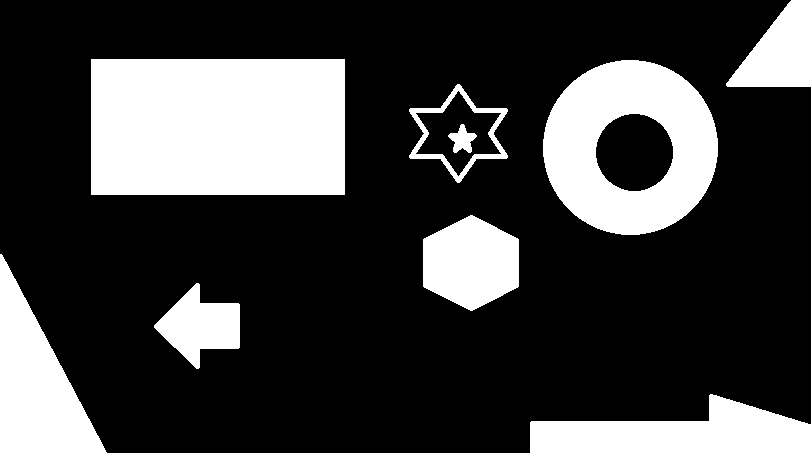
%> input picture lab3/mono_figury.bmp, 811 x 453 px
$ octave lab3_1_1_1.m   (GNU Octave 9; MATLAB toolbox functions it lacks are replaced by stand-ins)
%> lines starting %> are read from the running program, lines starting %| are printed output that depends on the picture; in (x1, y1, x2, y2) boxes, pixels count from 0 and x2, y2 are one past the last pixel; in counts of white or black regions, pixels touching at a corner belong together; the program's own positions count from 1
close all;

img = imread('mono_figury.bmp');
%> img: size 453x811 logical; 25.3% white; 9 white regions, largest, box (x1, y1, x2, y2) and area: (91, 59, 345, 195) 34544, (543, 60, 718, 235) 19399, (0, 254, 107, 453) 10872

without_object_at_edges = clear_edges(img);
%> in clear_edges, `res_img(2:end-1,2:end-1) = false;`: res_img: size 453x811 logical; 0.2% white in thin lines or dots
%> after the loop in clear_edges, `while (1)`:
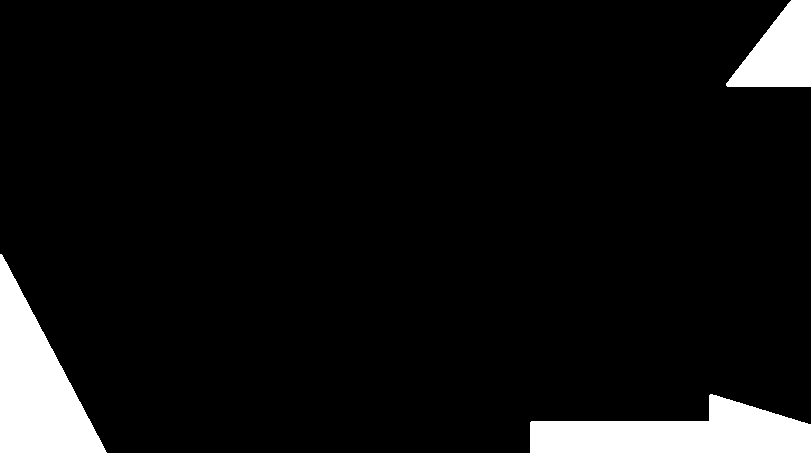
%> res_img: size 453x811 logical; 7% white; 3 white regions, box (x1, y1, x2, y2) and area: (0, 254, 107, 453) 10872, (530, 394, 811, 453) 10235, (726, 0, 811, 87) 4675
%> in clear_edges, `out = bitxor(img_in, res_img);`: out: size 453x811 logical; 18.3% white; 6 white regions, box (x1, y1, x2, y2) and area: (91, 59, 345, 195) 34544, (543, 60, 718, 235) 19399, (423, 215, 519, 311) 6941, (154, 283, 240, 369) 4007, (409, 84, 508, 183) 1715, (448, 124, 477, 153) 443
% imshow(without_object_at_edges);
figure;

filled = bitxor(img, clear_edges(~img));
%> in clear_edges (call 2), `res_img(2:end-1,2:end-1) = false;`: res_img: size 453x811 logical; 0.49% white in thin lines or dots
%> after the loop in clear_edges (call 2), `while (1)`:
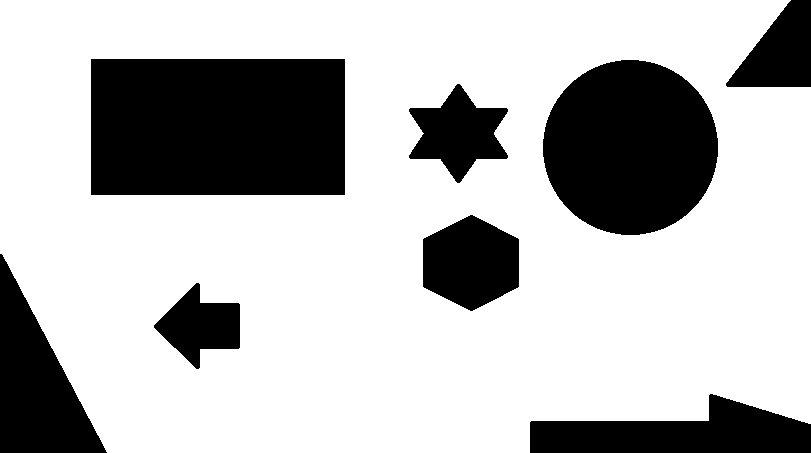
%> res_img: size 453x811 logical; 72.6% white; 8 black regions, largest, box (x1, y1, x2, y2) and area: (91, 59, 345, 195) 34544, (543, 60, 718, 235) 24040, (0, 254, 107, 453) 10872
%> in clear_edges (call 2), `out = bitxor(img_in, res_img);`:
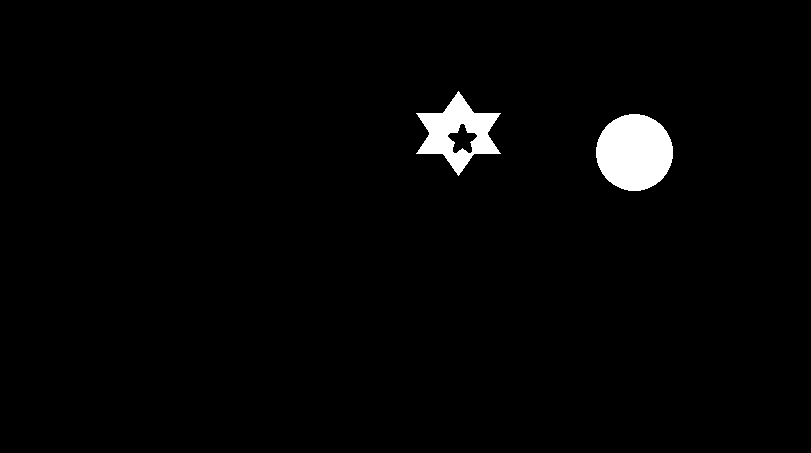
%> out: size 453x811 logical; 2.1% white; 2 white regions, box (x1, y1, x2, y2) and area: (596, 114, 673, 191) 4641, (416, 91, 501, 176) 3181

index_label=bwlabel(clear_edges(img));
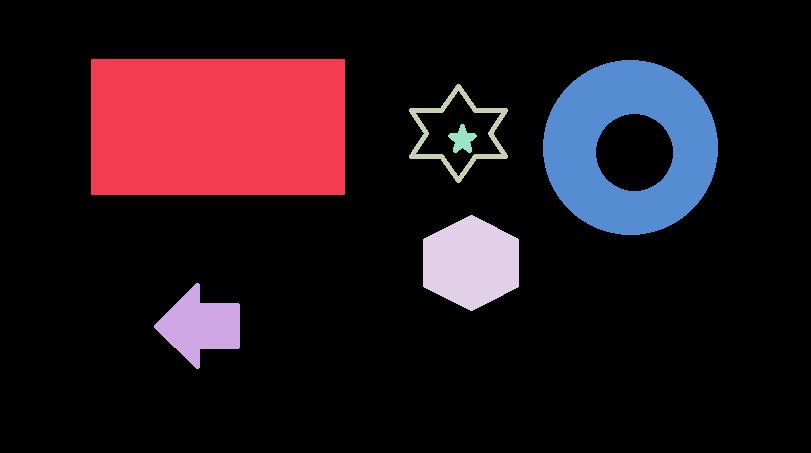
%> index_label: size 453x811 double; 7 distinct labels, from 0 to 6; one colour per label, 0 black

% obrazek=uint8((index_label/8)*256);
B=(index_label==2);
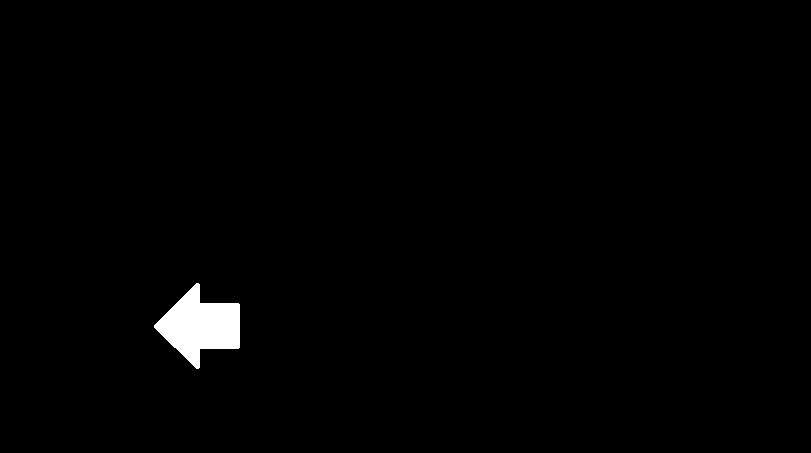
%> B: size 453x811 logical; 1.1% white; 1 white region, box (x1, y1, x2, y2) and area: (154, 283, 240, 369) 4007
pole=sum(B,'all');
%> pole = 4007
X = size(img);
%> X = [453 811]
pole_m=0;
r = randi(numel(index_label),[1,uint32(numel(index_label)*0.1)]);
for n=r
    pole_m = pole_m + index_label(n);
end
%> this loop made 36738 passes
%> pole_m on passes 1 to 3: 0, 0, 0
%> after the loop, pole_m = 19630

 imshow(edge(B));

[row, col] = find(edge(B));
cir=circiut(edge(B));
% [8 lines not run here, left out]
function out = edge(B)
BB = B;
SE = [1 1 1; 1 1 1; 1 1 1];
BB = imerode(BB,SE);
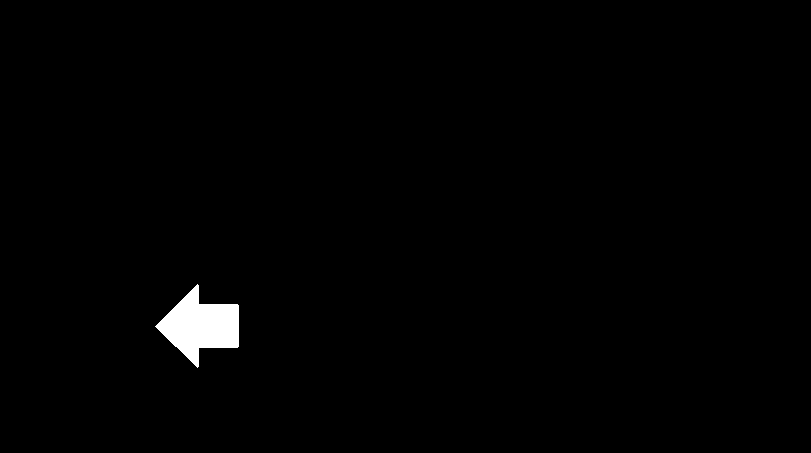
%> BB: size 453x811 logical; 1% white; 1 white region, box (x1, y1, x2, y2) and area: (155, 284, 239, 368) 3667

out = bitxor(B,BB);
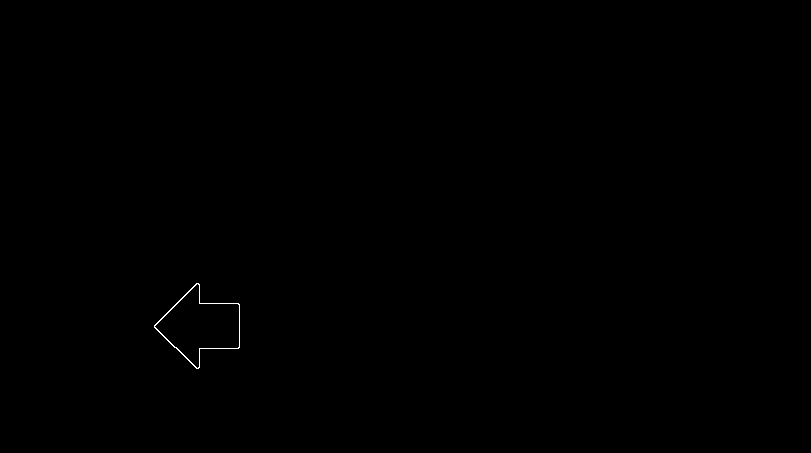
%> out: size 453x811 logical; 0.09% white in thin lines or dots, all inside (x1, y1, x2, y2) = (154, 283, 240, 369)
%> `[row, col] = find(edge(B));`: row = 340 values from 284 to 369; col = 340 values from 155 to 240
%> the run ends on the next line

end

function out = clear_edges(img_in)

    res_img = img_in;
    res_img(2:end-1,2:end-1) = false;
    se = true(3);

    while (1)
       tmp_img = res_img;
       res_img = bitand(imdilate(res_img, se), img_in);

       if (sum(bitxor(tmp_img, res_img), 'all') == 0)
          break;
       end
    end

    out = bitxor(img_in, res_img);
end
